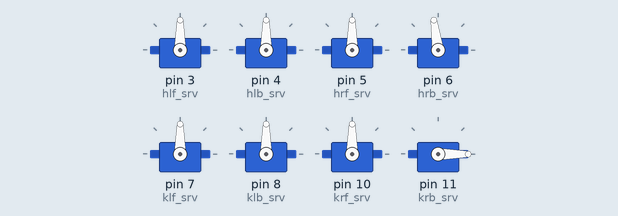
Recording of a sketch running on a simulated Arduino Uno, built with avr-gcc and run on an emulated ATmega328P. Shown: 8 × servo.

Above: at 0.05 s.
At 0.5 s:
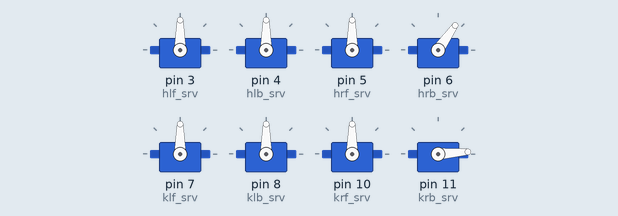
At 0.7 s:
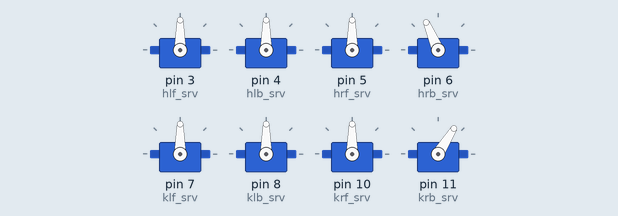
At 0.95 s:
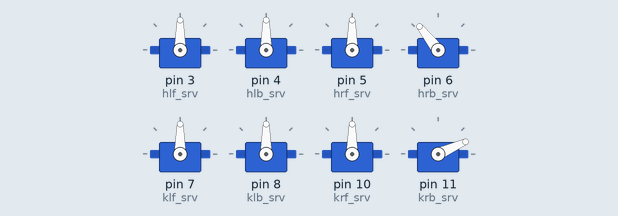
Timing chart, 0 to 3.0 s (numbered marks = the images above):
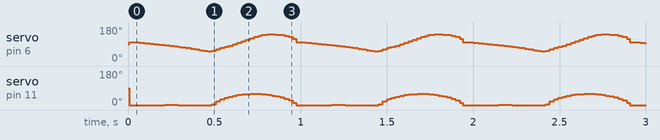

The sketch:

test_leg.ino
```cpp
#include <Servo.h>
#include <math.h>
// worked
#define f 10.5    //femur length in cm
#define t 13      //tibia length in cm
#define pi 3.14159265

Servo hlf_srv;
Servo hlb_srv;
Servo hrf_srv;
Servo hrb_srv;

Servo klf_srv;
Servo klb_srv;
Servo krf_srv;
Servo krb_srv;

float height = -16.5;   //height of bot from ground- a negative quantity
float values[5];
float Ax=8 ,Ay=10 , X_vel_n2p=4, X_vel_p2n=8, Y_vel=16;
/* amplitude along x
 * amplitude along y
 * velocity along X axis - negative to positive
 * velocity along Y axis - positive to negative
 */

void setup()
{
  hlf_srv.attach(3);
  hlb_srv.attach(4);
  hrf_srv.attach(5);
  hrb_srv.attach(6);

  klf_srv.attach(7);
  klb_srv.attach(8);
  krf_srv.attach(10);
  krb_srv.attach(11);

  Serial.begin(9600);
}

float* legcontrol(float* values, float fix, float fiy)
{
  static float i=-157, j=0, flagx=1, flagy=1;
  float x,y,h,k;

  if(flagx)
  {
    i+=4;

    x=i/100;
    h=Ax*x*100/160; //_________________________
    k= height + 0;
///    Serial.print("x -> ");
//    Serial.print("(");
///    Serial.print(h);
///    Serial.print(" y -> ");
//    Serial.print(",");
///    Serial.println(k);
//    Serial.print(") ");

    if(i>157)
      flagx=0;
  }

  else if(!flagx)
  {
    i-=4;

    x=i/100;
    h=Ax*x*100/160; //___________________________
///    Serial.print("x -> ");
//    Serial.print("(");
///    Serial.print(h);

    if(i<-154) //--------left value decreased
      flagx=1;

      //y part
    if(flagy)
    {
     // flagy=1;
      j+=8;
      if(j>=314)
        flagy=0;
    }

    else if(!flagy)
    {
      j-=8;
     // flagy=0;
     if(j<=0)
        flagy=1;
    }


    y=j/100;
    k= height + (Ay*sqrt(1-(h*h/(Ax*Ax) ))); // error due to root of negative quantity
///    Serial.print(" y -> ");
//    Serial.print(",");
///    Serial.println(k);
//    Serial.print(") ");

  }
  values[0]=h;
  values[1]=k;
}

//--------------------------------------------------------------------

float* find_angles (float* values)
{
  float h,k,a,b,D,perpendicular,base,alpha,ratio;

  h=values[0];
  k=values[1];

  a=((h*h)+(k*k)+(f*f)-(t*t))/2;
  b=(h*h)+(k*k);    //always non-zero
  D=(4*h*h*a*a)-(4*b*((a*a)-(f*f*k*k)));

  base=((2*h*a)-sqrt(D))/(2*b);   // negative sign in front of sqroot, when changed to + gives other solution
//  Serial.println(base);
  perpendicular=(-(h*base/k))+(a/k);    //there can be singularity at k=0

  if(k==0)
  {
    k=-0.0001;
    perpendicular=(-(h*base/k))+(a/k);
    k=values[1];
  }
  //for verification
  if((int)(base*base*100)+(int)(perpendicular*perpendicular*100)==(int)(f*f))
    Serial.println("knee coordinates OK !");

//    ratio=perpendicular/base;
//    alpha=(atan(ratio))*180/pi;

  alpha=(atan2((-perpendicular),(-base)))*180/pi;

  values[2]=alpha;

/*-----------alpha calculations done----------*/

  float x,y;

  x=values[0];
  y=values[1];

  float thetaprime,hyp,theta1,sine_beta,beta,cos_beta;

//  thetaprime=atan2(abs(y),(-x));
//  theta1=thetaprime-(alpha*pi/180);// bcoz sin takes values in radians only
  hyp=sqrt((x*x)+(y*y));
//  sine_beta=hyp*sin(theta1)/t;
  cos_beta=((f*f)+(t*t)-(hyp*hyp))/(2*f*t);
//  Serial.println(sine_beta);
//  beta=(asin(sine_beta))*180/pi;
  beta=(acos(cos_beta))*180/pi;

  values[3]=beta;

/*-----------beta calculations done-----------*/

  return values;

}

void horsewalk(float* values)
{
  //#1
  /*
  legcontrol(values,pi/2,0);
  find_angles(values);
//  Serial.print("alpha : ");    //---------
//  Serial.println((values[2])); //---------
//  Serial.print("beta : ");     //---------
//  Serial.println(values[3]);   //---------
  delay(5);
  hlb_srv.write((values[2]+60));
  klb_srv.write(values[3]+90);  //knee angle needs to be shifted by 90 always
  */
//#2
/*
  legcontrol(values,0,0);
  find_angles(values);
  hlf_srv.write(180-(values[2]+60) );
  klf_srv.write( 180-(values[3]+90) );
  delay(5);
  */
  //#3
  legcontrol(values,0,0);
  find_angles(values);
//  Serial.print("alpha : ");
//  Serial.println((values[2]));
//  Serial.print("beta : ");
//  Serial.println(values[3]);
  delay(5);
  hrb_srv.write(180-(values[2]+60) );
  krb_srv.write( 180-(values[3]+90) );

  //#4
  /*
  legcontrol(values,0,0);
  find_angles(values);
  delay(5);
  hrf_srv.write(values[2]+60);
  krf_srv.write(values[3]+90);
  */

}


void loop()
{
  horsewalk(values);
}
```
